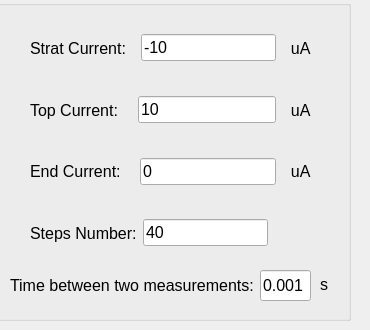
          <widget class="QWidget" name="tab_2">
           <attribute name="title">
            <string>Current Sweep</string>
           </attribute>
           <widget class="QGroupBox" name="groupBox_sweep_current">
            <property name="geometry">
             <rect>
              <x>-10</x>
              <y>0</y>
              <width>361</width>
              <height>321</height>
             </rect>
            </property>
            <property name="title">
             <string/>
            </property>
            <widget class="QLabel" name="label_23">
             <property name="geometry">
              <rect>
               <x>20</x>
               <y>270</y>
               <width>261</width>
               <height>31</height>
              </rect>
             </property>
             <property name="font">
              <font>
               <pointsize>12</pointsize>
              </font>
             </property>
             <property name="text">
              <string>Time between two measurements:</string>
             </property>
            </widget>
            <widget class="QLineEdit" name="lineEdit_current_time_measurements">
             <property name="geometry">
              <rect>
               <x>270</x>
               <y>270</y>
               <width>51</width>
               <height>31</height>
              </rect>
             </property>
             <property name="font">
              <font>
               <pointsize>12</pointsize>
              </font>
             </property>
             <property name="text">
              <string>0.001</string>
             </property>
            </widget>
            <widget class="QLabel" name="label_24">
             <property name="geometry">
              <rect>
               <x>330</x>
               <y>269</y>
               <width>20</width>
               <height>31</height>
              </rect>
             </property>
             <property name="font">
              <font>
               <pointsize>12</pointsize>
              </font>
             </property>
             <property name="text">
              <string>s</string>
             </property>
            </widget>
            <widget class="QWidget" name="layoutWidget_6">
             <property name="geometry">
              <rect>
               <x>40</x>
               <y>20</y>
               <width>281</width>
               <height>241</height>
              </rect>
             </property>
             <layout class="QVBoxLayout" name="verticalLayout_5">
              <item>
               <layout class="QHBoxLayout" name="horizontalLayout_4">
                <item>
                 <widget class="QLabel" name="label_2">
                  <property name="font">
                   <font>
                    <pointsize>12</pointsize>
                   </font>
                  </property>
                  <property name="text">
                   <string>Strat Current:  </string>
                  </property>
                 </widget>
                </item>
                <item>
                 <widget class="QLineEdit" name="lineEdit_start_current">
                  <property name="font">
                   <font>
                    <pointsize>12</pointsize>
                   </font>
                  </property>
                  <property name="text">
                   <string>-10</string>
                  </property>
                 </widget>
                </item>
                <item>
                 <widget class="QLabel" name="label_4">
                  <property name="font">
                   <font>
                    <pointsize>12</pointsize>
                   </font>
                  </property>
                  <property name="text">
                   <string>  uA</string>
                  </property>
                 </widget>
                </item>
               </layout>
              </item>
              <item>
               <layout class="QHBoxLayout" name="horizontalLayout_5">
                <item>
                 <widget class="QLabel" name="label_6">
                  <property name="font">
                   <font>
                    <pointsize>12</pointsize>
                   </font>
                  </property>
                  <property name="text">
                   <string>Top Current:   </string>
                  </property>
                 </widget>
                </item>
                <item>
                 <widget class="QLineEdit" name="lineEdit_top_current">
                  <property name="font">
                   <font>
                    <pointsize>12</pointsize>
                   </font>
                  </property>
                  <property name="text">
                   <string>10</string>
                  </property>
                 </widget>
                </item>
                <item>
                 <widget class="QLabel" name="label_5">
                  <property name="font">
                   <font>
                    <pointsize>12</pointsize>
                   </font>
                  </property>
                  <property name="text">
                   <string>  uA</string>
                  </property>
                 </widget>
                </item>
               </layout>
              </item>
              <item>
               <layout class="QHBoxLayout" name="horizontalLayout_17">
                <item>
                 <widget class="QLabel" name="label_35">
                  <property name="font">
                   <font>
                    <pointsize>12</pointsize>
                   </font>
                  </property>
                  <property name="text">
                   <string>End Current:   </string>
                  </property>
                 </widget>
                </item>
                <item>
                 <widget class="QLineEdit" name="lineEdit_end_current">
                  <property name="font">
                   <font>
                    <pointsize>12</pointsize>
                   </font>
                  </property>
                  <property name="text">
                   <string>0</string>
                  </property>
                 </widget>
                </item>
                <item>
                 <widget class="QLabel" name="label_36">
                  <property name="font">
                   <font>
                    <pointsize>12</pointsize>
                   </font>
                  </property>
                  <property name="text">
                   <string>  uA</string>
                  </property>
                 </widget>
                </item>
               </layout>
              </item>
              <item>
               <layout class="QHBoxLayout" name="horizontalLayout_6">
                <item>
                 <widget class="QLabel" name="label_7">
                  <property name="font">
                   <font>
                    <pointsize>12</pointsize>
                   </font>
                  </property>
                  <property name="text">
                   <string>Steps Number:</string>
                  </property>
                 </widget>
                </item>
                <item>
                 <widget class="QLineEdit" name="lineEdit_time_steps_c">
                  <property name="font">
                   <font>
                    <pointsize>12</pointsize>
                   </font>
                  </property>
                  <property name="text">
                   <string>40</string>
                  </property>
                 </widget>
                </item>
                <item>
                 <widget class="QLabel" name="label_16">
                  <property name="text">
                   <string/>
                  </property>
                 </widget>
                </item>
                <item>
                 <widget class="QLabel" name="label_38">
                  <property name="font">
                   <font>
                    <pointsize>12</pointsize>
                   </font>
                  </property>
                  <property name="text">
                   <string/>
                  </property>
                 </widget>
                </item>
                <item>
                 <widget class="QLabel" name="label_8">
                  <property name="font">
                   <font>
                    <pointsize>12</pointsize>
                   </font>
                  </property>
                  <property name="text">
                   <string/>
                  </property>
                 </widget>
                </item>
               </layout>
              </item>
             </layout>
            </widget>
           </widget>
          </widget>
